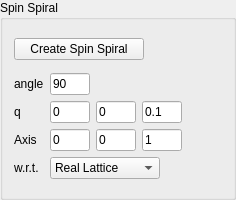
            <widget class="QGroupBox" name="groupBox_6">
             <property name="minimumSize">
              <size>
               <width>0</width>
               <height>200</height>
              </size>
             </property>
             <property name="title">
              <string>Spin Spiral</string>
             </property>
             <layout class="QGridLayout" name="gridLayout_21">
              <item row="0" column="2">
               <spacer name="horizontalSpacer_20">
                <property name="orientation">
                 <enum>Qt::Horizontal</enum>
                </property>
                <property name="sizeHint" stdset="0">
                 <size>
                  <width>40</width>
                  <height>20</height>
                 </size>
                </property>
               </spacer>
              </item>
              <item row="0" column="0">
               <widget class="QPushButton" name="pushButton_SS">
                <property name="minimumSize">
                 <size>
                  <width>130</width>
                  <height>20</height>
                 </size>
                </property>
                <property name="maximumSize">
                 <size>
                  <width>100</width>
                  <height>16777215</height>
                 </size>
                </property>
                <property name="baseSize">
                 <size>
                  <width>0</width>
                  <height>0</height>
                 </size>
                </property>
                <property name="text">
                 <string>Create Spin Spiral</string>
                </property>
               </widget>
              </item>
              <item row="1" column="0">
               <layout class="QGridLayout" name="gridLayout_27">
                <item row="2" column="0">
                 <widget class="QLabel" name="label_20">
                  <property name="text">
                   <string>Axis</string>
                  </property>
                 </widget>
                </item>
                <item row="1" column="1">
                 <layout class="QGridLayout" name="gridLayout_26">
                  <item row="0" column="2">
                   <widget class="QLineEdit" name="lineEdit_SS_dir_y">
                    <property name="minimumSize">
                     <size>
                      <width>0</width>
                      <height>20</height>
                     </size>
                    </property>
                    <property name="maximumSize">
                     <size>
                      <width>40</width>
                      <height>16777215</height>
                     </size>
                    </property>
                    <property name="text">
                     <string>0</string>
                    </property>
                   </widget>
                  </item>
                  <item row="0" column="1">
                   <widget class="QLineEdit" name="lineEdit_SS_dir_x">
                    <property name="minimumSize">
                     <size>
                      <width>0</width>
                      <height>20</height>
                     </size>
                    </property>
                    <property name="maximumSize">
                     <size>
                      <width>40</width>
                      <height>16777215</height>
                     </size>
                    </property>
                    <property name="text">
                     <string>0</string>
                    </property>
                   </widget>
                  </item>
                  <item row="0" column="3">
                   <widget class="QLineEdit" name="lineEdit_SS_dir_z">
                    <property name="minimumSize">
                     <size>
                      <width>0</width>
                      <height>22</height>
                     </size>
                    </property>
                    <property name="maximumSize">
                     <size>
                      <width>40</width>
                      <height>16777215</height>
                     </size>
                    </property>
                    <property name="text">
                     <string>0.1</string>
                    </property>
                   </widget>
                  </item>
                 </layout>
                </item>
                <item row="0" column="0">
                 <widget class="QLabel" name="label_16">
                  <property name="maximumSize">
                   <size>
                    <width>35</width>
                    <height>16777215</height>
                   </size>
                  </property>
                  <property name="text">
                   <string>angle</string>
                  </property>
                 </widget>
                </item>
                <item row="0" column="1">
                 <widget class="QLineEdit" name="lineEdit_SS_period">
                  <property name="minimumSize">
                   <size>
                    <width>0</width>
                    <height>22</height>
                   </size>
                  </property>
                  <property name="maximumSize">
                   <size>
                    <width>40</width>
                    <height>16777215</height>
                   </size>
                  </property>
                  <property name="text">
                   <string>90</string>
                  </property>
                 </widget>
                </item>
                <item row="1" column="0">
                 <widget class="QLabel" name="label_4">
                  <property name="text">
                   <string>q</string>
                  </property>
                 </widget>
                </item>
                <item row="3" column="0">
                 <widget class="QLabel" name="label_18">
                  <property name="maximumSize">
                   <size>
                    <width>35</width>
                    <height>16777215</height>
                   </size>
                  </property>
                  <property name="text">
                   <string>w.r.t.</string>
                  </property>
                 </widget>
                </item>
                <item row="3" column="1">
                 <widget class="QComboBox" name="comboBox_SS">
                  <property name="minimumSize">
                   <size>
                    <width>0</width>
                    <height>20</height>
                   </size>
                  </property>
                  <property name="maximumSize">
                   <size>
                    <width>110</width>
                    <height>16777215</height>
                   </size>
                  </property>
                  <item>
                   <property name="text">
                    <string>Real Lattice</string>
                   </property>
                  </item>
                  <item>
                   <property name="text">
                    <string>Reciprocal Lattice</string>
                   </property>
                  </item>
                  <item>
                   <property name="text">
                    <string>Real Space</string>
                   </property>
                  </item>
                 </widget>
                </item>
                <item row="2" column="1">
                 <layout class="QGridLayout" name="gridLayout_28">
                  <item row="0" column="2">
                   <widget class="QLineEdit" name="lineEdit_SS_axis_x">
                    <property name="minimumSize">
                     <size>
                      <width>0</width>
                      <height>22</height>
                     </size>
                    </property>
                    <property name="maximumSize">
                     <size>
                      <width>40</width>
                      <height>16777215</height>
                     </size>
                    </property>
                    <property name="text">
                     <string>0</string>
                    </property>
                   </widget>
                  </item>
                  <item row="0" column="5">
                   <widget class="QLineEdit" name="lineEdit_SS_axis_z">
                    <property name="minimumSize">
                     <size>
                      <width>0</width>
                      <height>22</height>
                     </size>
                    </property>
                    <property name="maximumSize">
                     <size>
                      <width>40</width>
                      <height>16777215</height>
                     </size>
                    </property>
                    <property name="text">
                     <string>1</string>
                    </property>
                   </widget>
                  </item>
                  <item row="0" column="4">
                   <widget class="QLineEdit" name="lineEdit_SS_axis_y">
                    <property name="minimumSize">
                     <size>
                      <width>0</width>
                      <height>22</height>
                     </size>
                    </property>
                    <property name="maximumSize">
                     <size>
                      <width>40</width>
                      <height>16777215</height>
                     </size>
                    </property>
                    <property name="text">
                     <string>0</string>
                    </property>
                   </widget>
                  </item>
                 </layout>
                </item>
               </layout>
              </item>
             </layout>
            </widget>
